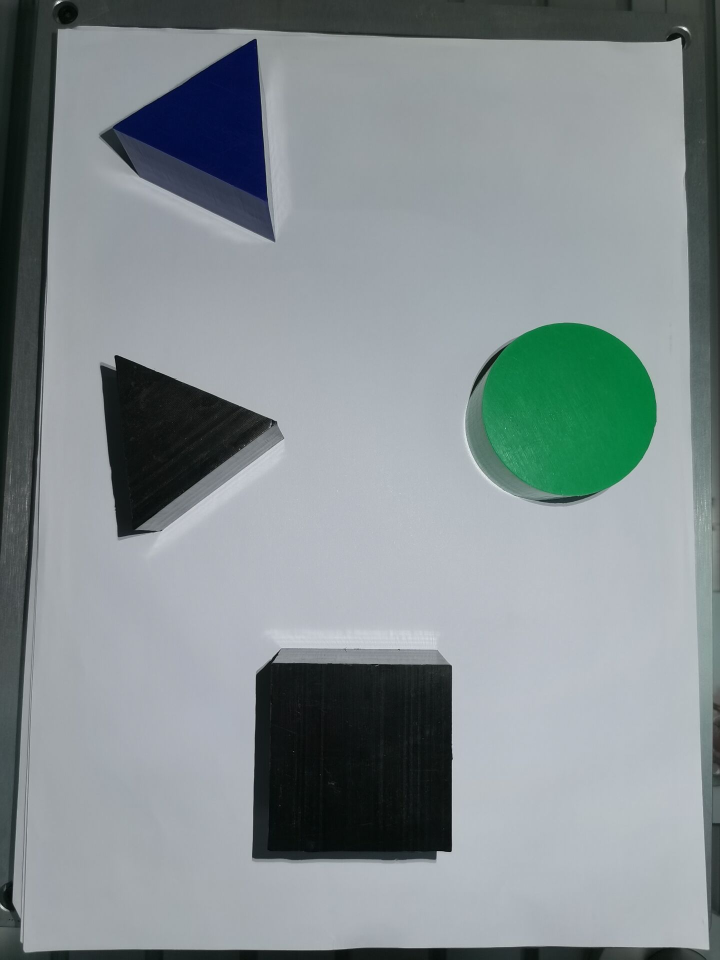
%> input picture alg/RRT_star/10.bmp, 1440 x 1920 px (shown at 1/2 size)
$ octave rrt_star.m   (GNU Octave 9; MATLAB toolbox functions it lacks are replaced by stand-ins)
%> lines starting %> are read from the running program, lines starting %| are printed output that depends on the picture; in (x1, y1, x2, y2) boxes, pixels count from 0 and x2, y2 are one past the last pixel; in counts of white or black regions, pixels touching at a corner belong together; the program's own positions count from 1
### alg/RRT_star/checkPath.m
function feasible=checkPath(n,newPos,map)
feasible=true;
dir=atan2(newPos(1)-n(1),newPos(2)-n(2));
for r=0:0.5:sqrt(sum((n-newPos).^2))
    posCheck=n+r.*[sin(dir) cos(dir)];
    if ~(feasiblePoint(ceil(posCheck),map) && feasiblePoint(floor(posCheck),map) && ...
            feasiblePoint([ceil(posCheck(1)) floor(posCheck(2))],map) && feasiblePoint([floor(posCheck(1)) ceil(posCheck(2))],map))
        feasible=false;break;
    end
    if ~feasiblePoint(newPos,map), feasible=false; end
end

### alg/RRT_star/GetList.m
function sorted_list = GetList(newPoint,x_near_list,RRTree)
[n,~]=size(x_near_list);
sortlist=cell(1,3,n);
%依次计算潜在父节点距离x_new节点的代价
for i=1:n
    order=zeros(2);
    order(1,:)=x_near_list(i,1:2);
    order(2,:)=newPoint;
    %order=Steer(x_near_list(i,1:2),newPoint,2);
    cost = AllCost(RRTree,x_near_list(i,:))+distanceCost(newPoint,x_near_list(i,1:2));
    sortlist{1,1,i} = x_near_list(i,:);%表示潜在父节点
    sortlist{1,2,i} = cost;%表示总代价
    sortlist{1,3,i} = order;%表示连线
end
%按照总代价进行排序
[~,~,n]=size(sortlist);
sorted_list = cell(1,3,n);
costTemp=zeros(n,1);
for i=1:n
    costTemp(i)=sortlist{1,2,i};
end
[~,index]=sort(costTemp);
for i=1:n
    for j=1:3
        sorted_list{1,j,i}=sortlist{1,j,index(i)};
    end
end

end

### alg/RRT_star/ChooseBestParent.m
function x_min = ChooseBestParent(Ls,map)
x_min=[];
[~,~,n]=size(Ls);
for i=1:n
    temp=Ls{1,3,i};%获取连线
    if checkPath(double(int32(temp(1,:))),double(int32(temp(end,:))),map) %连线无碰撞
        x_min=Ls{1,1,i};
        break;
    end
end

end

### alg/RRT_star/AllCost.m
function pathLength = AllCost(RRTree,x_near)
%셕炬닒몽쌘듐돕x_near돨쨌쓺낀똑
path=[x_near(1:2)];
prev=x_near(3);%만쌘듐
pathLength=0;
if prev<2
    pathLength=pathLength+distanceCost(x_near,RRTree(1,1:2));
else
    while prev>0
        path=[RRTree(prev,1:2);path];
        prev=RRTree(prev,3);
    end
    for i=1:length(path)-1
        pathLength=pathLength+distanceCost(path(i,1:2),path(i+1,1:2));
    end

end

### alg/RRT_star/distanceCost.m
%% distanceCost.m
function h=distanceCost(a,b)
h = sqrt((a(:,1)-b(:,1)).^2 + (a(:,2)-b(:,2)).^2 );


### alg/RRT_star/RewireVertices.m
function RRTree_new=RewireVertices(x_min,x_new,Ls,RRTree,map)
[~,~,n]=size(Ls);
for i=1:n
    x_near=Ls{1,1,i};
    dis=AllCost(RRTree,x_min);
    if dis+distanceCost(x_min(1:2),x_new)+distanceCost(x_new,x_near(1:2))<AllCost(RRTree,x_near)
        if checkPath(x_near(1:2),x_new,map)
            RRTree(x_near(4),3)=length(RRTree);
        end
    end
end
RRTree_new=RRTree;
end

### alg/RRT/feasiblePoint.m
%检查点是否在地图中
function feasible=feasiblePoint(point,map)
feasible=true;
if ~(point(1)>=1 && point(1)<=size(map,1) && point(2)>=1 && point(2)<=size(map,2) && map(point(1),point(2))==1)
    feasible=false;
end

### alg/RRT_star/NearestVertices.m
function x_near_list = NearestVertices(x_new,RRTree)
% NearestVertices
% 返回树RRTree中距离采样点距离r以内的点
% 记录其坐标，在树中的坐标，父节点。
[num,~]=size(RRTree);
gama =500;
r = gama*sqrt(log(num)/num);
dis = distanceCost(RRTree(:,1:2),x_new);
index = find(dis<=r);
[n,~] = size(index);
if n==0
    x_near_list=[];
else
    %zeros(m,n)：生成m×n全零阵。
    x_near_list=zeros(n,4);
    for i=1:n
        x_near_list(i,:)=[RRTree(index(i),1:3),index(i)];
    end
end
end

### alg/RRT_star/rrt_star.m
%% 参数设置
map=im2bw(imread('10.bmp'));
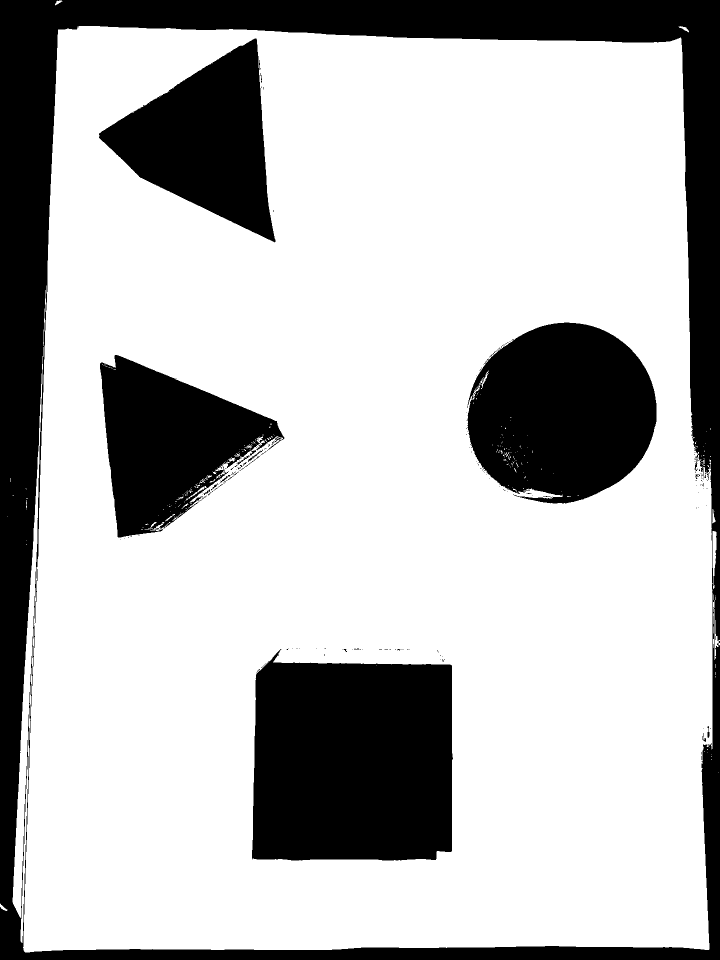
%> map: size 1920x1440 logical (shown at 1/2 size); 72.9% white; 183 black regions (163 under 20 px), largest, box (x1, y1, x2, y2) and area: (0, 0, 1440, 1920) 340781, (504, 1298, 906, 1721) 154478, (933, 645, 1313, 1007) 105013
source=[100 1000]; %起点坐标
goal=[490 490]; %终点坐标
stepsize = 10;  % RRT的每次生长的步长
threshold = 10; % 节点距离阈值，小于该距离即可认为相同
maxFailedAttempts = 10000;% 最大尝试次数
display = true; % RRT算法的开关
%%判断起点和终点所在位置是否是障碍物
if ~feasiblePoint(source,map), error('source lies on an obstacle or outside map'); end
if ~feasiblePoint(goal,map), error('goal lies on an obstacle or outside map'); end
if display,imshow(map);%绘制地图
end
hold on;
%打点
plot(source(2),source(1),'o');
plot(goal(2),goal(1),'o');
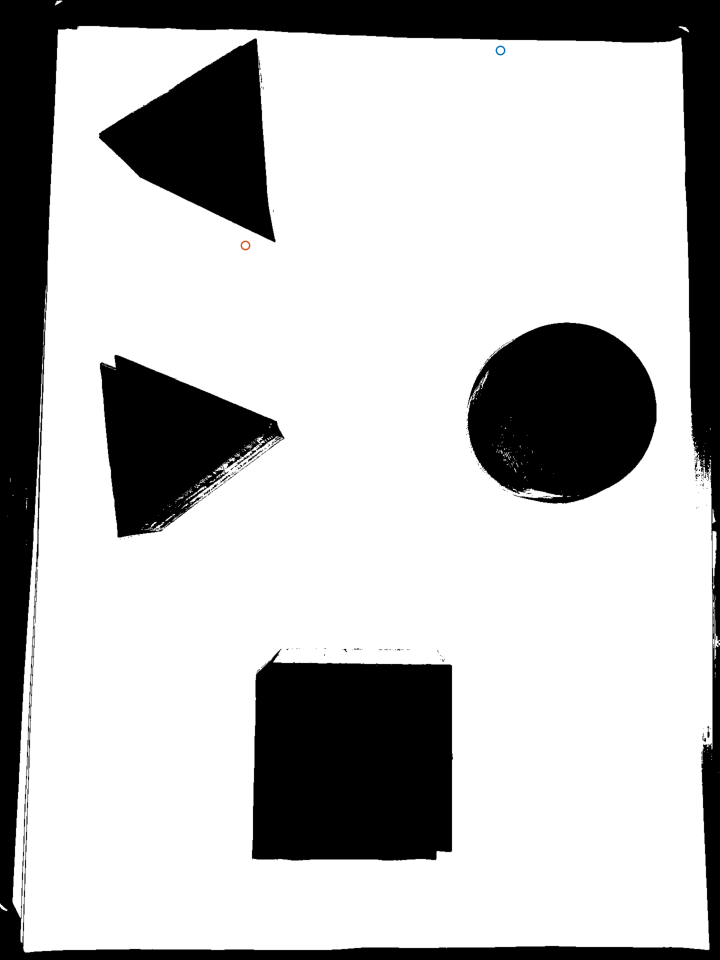
%> figure redrawn from the program's plot data; shown at 1/2 size
tic;  % tic-toc: Functions for Elapsed Time
% RRT算法的主体部分
RRTree = double([source -1]);%随机生成树
i = 1;
pathFound = false;
lowestCost=1000;pl=zeros(1,maxFailedAttempts);
while i <= maxFailedAttempts
    pl(i)=lowestCost;
    i=i+1;

    %依据概率随机生成点
    if rand < 0.5
        x_rand = rand(1,2) .* size(map);   % 随机数，随机给出点
    else
        x_rand = goal; % 给出终点
    end
	% 找到随机生成树距离该随机点的最短的节点
    [~, I] = min( distanceCost(RRTree(:,1:2),x_rand) ,[],1);
    x_nearest = RRTree(I(1),1:2);
    % 计算生成的点的位置
    thedis = atan2(x_rand(1)-x_nearest(1),x_rand(2)-x_nearest(2));
    newPoint = double(int32(x_nearest(1:2) + stepsize * [sin(thedis)  cos(thedis)]));
    % 判断拓展树是否可行，即是否在map里面
    if ~checkPath(x_nearest(1:2), newPoint, map)
%> after the loop in checkPath, `for r=0:0.5:sqrt(sum((n-newPos).^2))`: feasible = true
        i = i + 1;
        continue;
    end
	%到达终点
    if distanceCost(newPoint,goal) < threshold, pathFound = true; break; end
	%在新产生的节点 newPoint 附近以定义的半径范围内寻找“近邻”,，作为替换newPoint父节点的备选
    x_near_list = NearestVertices(newPoint,RRTree);
    %当没有邻近的节点时，取随机树中距离最短的节点
    if  size(x_near_list)==[0,0]
        [~, I1]=min(distanceCost(RRTree(:,1:2),newPoint) ,[],1);
        x_near_list = [RRTree(I1,1:3),I1];
    end
    %依次计算“近邻”节点到起点的路径代价加上 newPoint 到每个“近邻”的路径代价
     sortlist=GetList(newPoint,x_near_list,RRTree);
     %从 x_near_list 选出x_min作为父节点
    x_min=ChooseBestParent(sortlist,map);
%> in ChooseBestParent, `x_min=Ls{1,1,i};`: x_min = [100 1000 -1 1]
%> x_min = [100 1000 -1 1]
    if ~size(x_min)==[0 0]
        %插入新的节点
        RRTree=[RRTree;[newPoint(1:2),x_min(4)]];
%> RRTree = [100 1000 -1; 106 992 1]
       %重新连线
        RRTree=RewireVertices(x_min,newPoint,sortlist,RRTree,map);
%> in RewireVertices, `dis=AllCost(RRTree,x_min);`: dis = 0
%> in RewireVertices, `RRTree_new=RRTree;`: RRTree_new = [100 1000 -1; 106 992 1]
        % 绘制路径
        if display
            plot([x_min(2);newPoint(2)],[x_min(1);newPoint(1)],'LineWidth',1);pause(0.05);
%> after `plot([x_min(2);newPoint(2)],[x_min(1);newPoint(1)],'LineWidth',1)`:
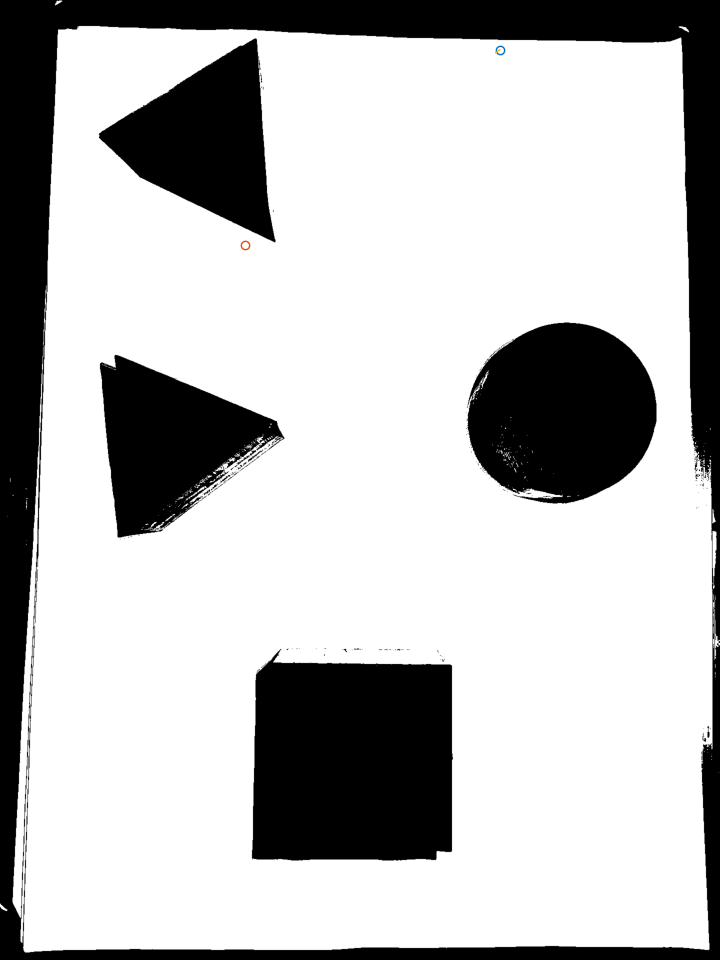
%> figure redrawn from the program's plot data; shown at 1/2 size
        end
        if AllCost(RRTree,RRTree(end,:))+distanceCost(RRTree(end,1:2),goal)<lowestCost && distanceCost(newPoint,goal)<thedis
            lowestCost=AllCost(RRTree,RRTree(end,:))+distanceCost(RRTree(end,1:2),goal);
            tree1=RRTree;
            pl(i)=lowestCost;
        end
    else
        continue;
    end
end

if display && pathFound,plot([x_min(2);goal(2)],[x_min(1);goal(1)],'LineWidth',1);pause(0.05);%调整显示速度
end

if display, disp('click/press any key'); waitforbuttonpress; end
if ~pathFound, error('no path found. maximum attempts reached'); end

%% 从随机生成树的终点开始回溯找到最短路径
path = [goal];
prev = I(1);
while prev > 0
    path = [RRTree(prev,1:2); path];
    prev = RRTree(prev,3);
end

pathLength = 0;
% 计算路径长度
for i=1:length(path)-1, pathLength = pathLength + distanceCost(path(i,1:2),path(i+1,1:2)); end
fprintf('processing time=%d \nPath Length=%d \n\n', toc, pathLength);
imshow(map);
plot(path(:,2),path(:,1),'LineWidth',2,'color','r');
